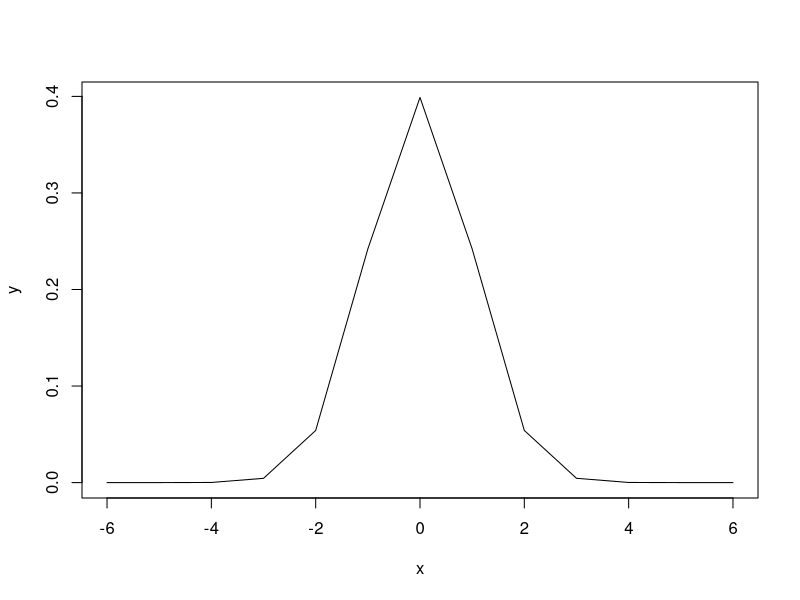
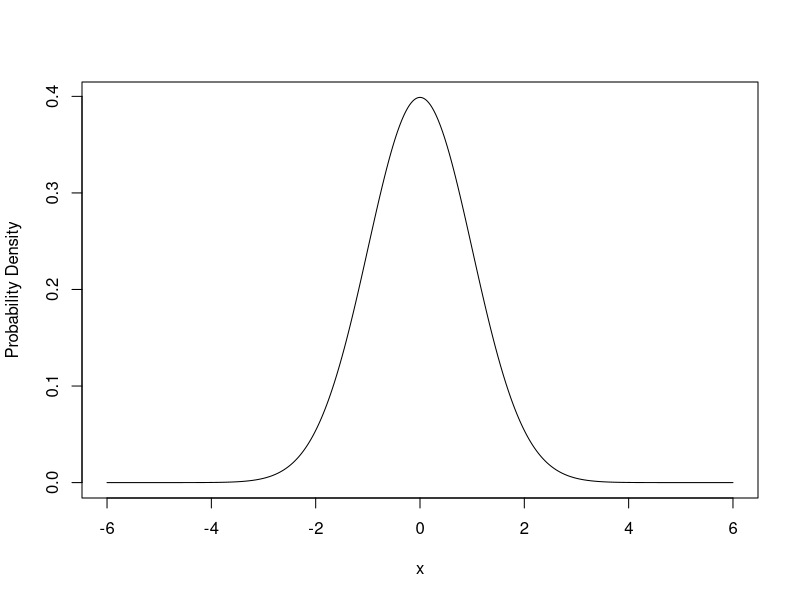
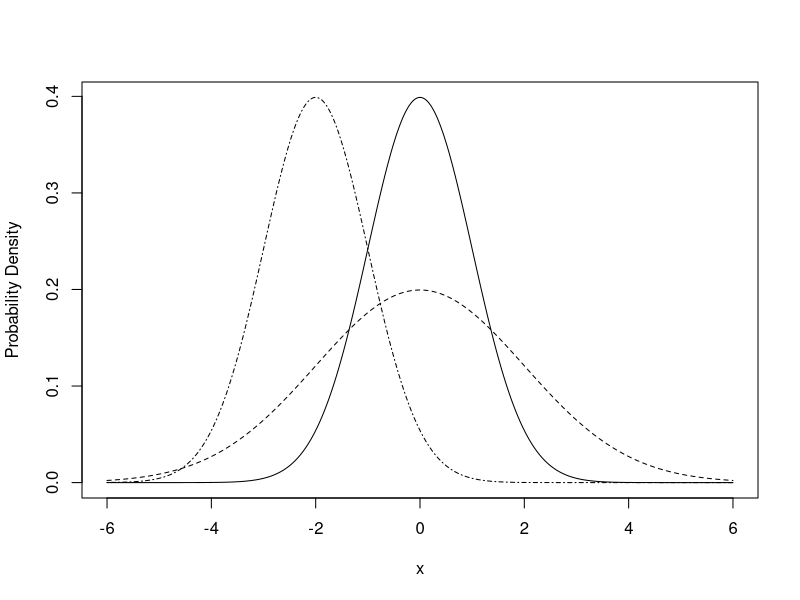
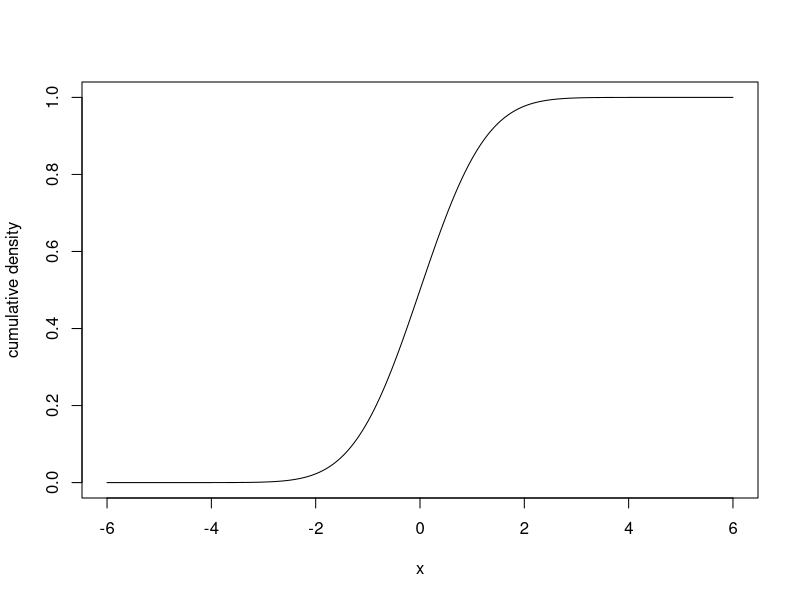
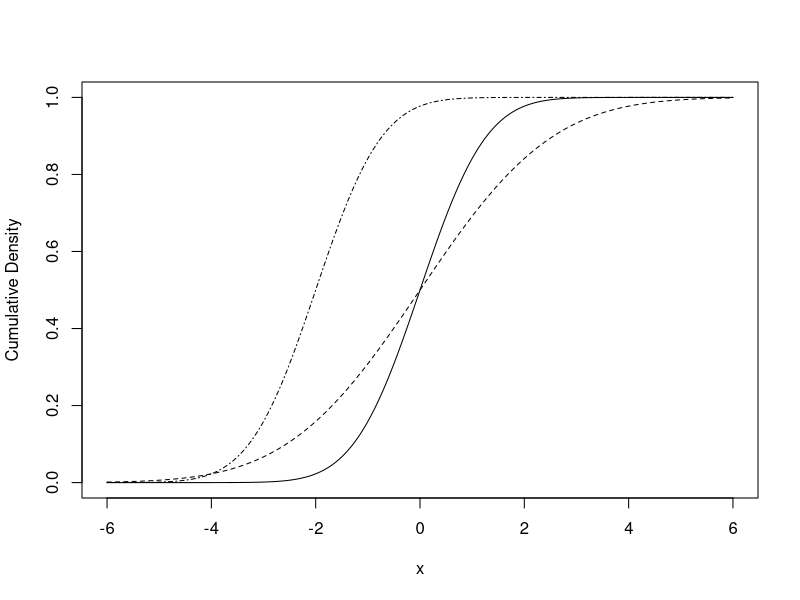
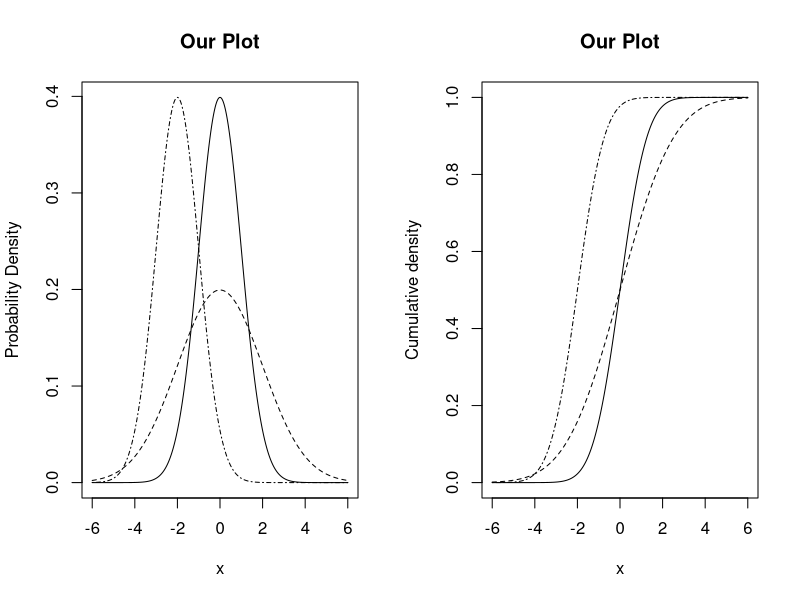
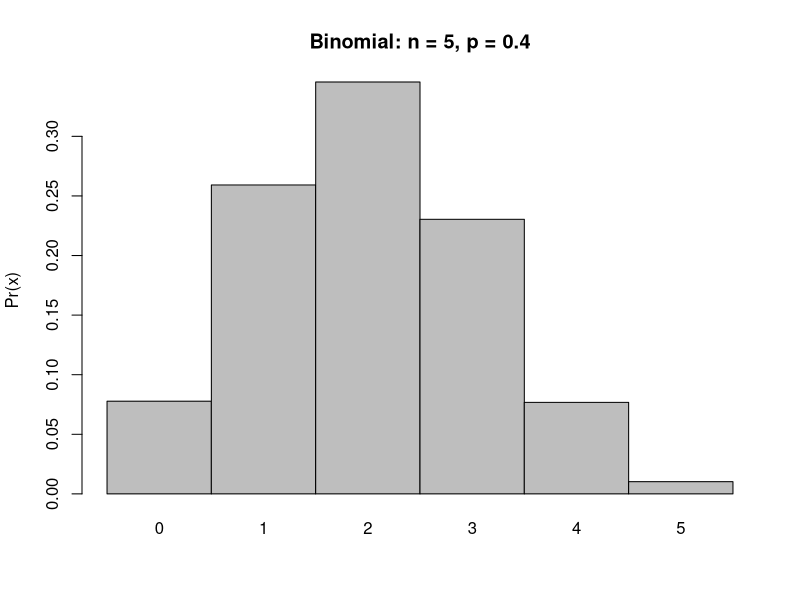
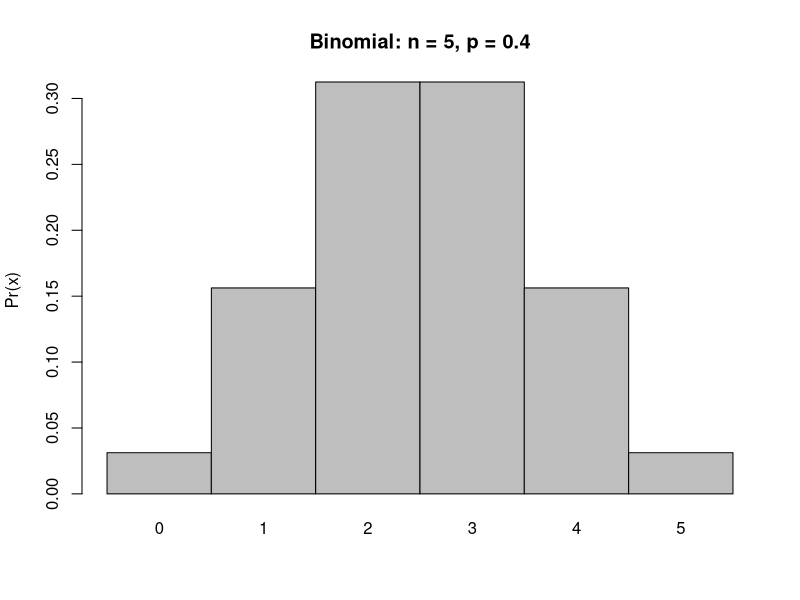

Source code (R) for these figures, in order:
## In class assingment 10.11.22 - In-Class Probability 3: Calculations In R
dpois(x = 7, lambda = 10.4)
dpois(x = 8, lambda = 10.4)
dpois(x = 10, lambda = 10.4)
dpois(x = 11, lambda = 10.4)

# Standard normal has mean = 0 and sd = 1
dnorm(0.5, mean = 0, sd = 1)
## [1] 0.3520653
dnorm(1, mean = 0, sd = 1)
## [1] 0.2419707

pnorm(0.5, mean = 0, sd = 1)

# How many points?
n = 13
# Create a vector of x-values from -4 to 4:
x = seq(from = -6, to = 6, length.out = n)
# Create the corresponding y-values:
y = dnorm(x, mean = 0, sd = 1)
# plot!
plot(y ~ x, type = "l")

# How many points?
n = 1000
# Create a vector of x-values from -4 to 4:
x = seq(from = -6, to = 6, length.out = n)
# Create the corresponding y-values:
y = dnorm(x, mean = 0, sd = 1)
# plot!
plot(y ~ x, type = "l", ylab = "Probability Density")

y_2 = dnorm(x, mean = 0, sd = 2)
plot(y ~ x, type = "l", ylab = "Probability Density")
points(y_2 ~ x, type = "l", lty  = 2)

y_3 = dnorm(x, mean = -2, sd = 1)
points(y_3 ~ x, type = "l", lty  = 4)

y_cdf_1 = pnorm(x, mean = 0, sd = 1)
plot(y_cdf_1 ~ x, type = "l", ylab = "cumulative density")

y_cdf_2 = pnorm(x, mean = 0, sd = 2)
plot(y_cdf_1 ~ x, type = "l", ylab = "Cumulative Density")
points(y_cdf_2 ~ x, type = "l", lty = 2)

y_cdf_3 = pnorm(x, mean = -2, sd = 1)
points(y_cdf_3 ~ x, type = "l", lty = 4)

## SUBMISSION
n = 1000
x = seq(from = -6, to = 6, length.out = n)
y = dnorm(x, mean = 0, sd = 1)
y_2 = dnorm(x, mean = 0, sd = 2)
y_3 = dnorm(x, mean = -2, sd = 1)
y_cdf_1 = pnorm(x, mean = 0, sd = 1)
y_cdf_2 = pnorm(x, mean = 0, sd = 2)
y_cdf_3 = pnorm(x, mean = -2, sd = 1)
par(mfrow = c(1, 2))
plot(y ~ x, type = "l", ylab = "Probability Density", main = "Our Plot")
points(y_2 ~ x, type = "l", lty  = 2)
points(y_3 ~ x, type = "l", lty  = 4)
plot(y_cdf_1 ~ x, type = "l", ylab = "Cumulative density", main = "Our Plot")
points(y_cdf_2 ~ x, type = "l", lty = 2)
points(y_cdf_3 ~ x, type = "l", lty = 4)
dev.off()

x_bin = 0:5
y_bin_2 = dbinom(x_bin, size = 5, prob = 0.4)
barplot(
  height = y_bin_2,
  # the names to print with each bar:
  names.arg = x_bin,
  # Tells R to remove space between bars:
  space = 0,
  ylab = "Pr(x)",
  main = "Binomial: n = 5, p = 0.4")

x_bin = 0:5
y_bin_2 = dbinom(x_bin, size = 5, prob = 0.5)
barplot(
  height = y_bin_2,
  # the names to print with each bar:
  names.arg = x_bin,
  # Tells R to remove space between bars:
  space = 0,
  ylab = "Pr(x)",
  main = "Binomial: n = 5, p = 0.4")

x_bin = 0:5
y_bin_1 = dbinom(x_bin, size = 6, prob = 2/3)
barplot(
  height = y_bin_1,
  names.arg = x_bin,
  space = 0,
  ylab = "Pr(x)",
  main = "Our Binomial: n = 6, p = 2/3")

dbinom(x = 4, size = 6, prob = 2/3)

dbinom(x = 0, size = 6, prob = 2/3)

pbinom(q = 4, size = 6, prob = 2/3)

1 - pbinom(q = 4, size = 6, prob = 2/3)

pnorm(q = 1, mean = 0, sd = 1)

pnorm(q = 2, mean = 0, sd = 1) - pnorm(q = 1, mean = 0, sd = 1)
